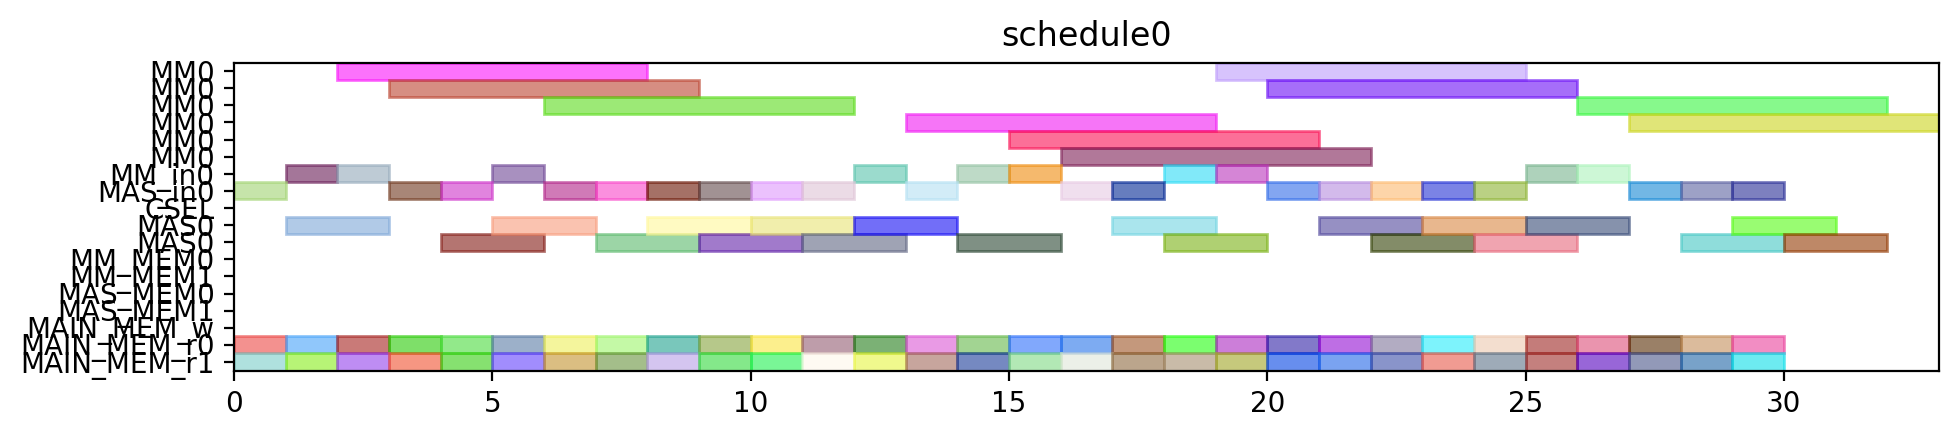

This chart was generated by the following Python code:
from pyschedule import Scenario, solvers, plotters, alt


def solve():
	horizon = 131
	S = Scenario("schedule0", horizon=horizon)

	# resource
	MM = S.Resources('MM', num=1, size=6)
	MM_in = S.Resources('MM_in', num=1)
	MAS_in = S.Resources('MAS_in', num=1)
	CSEL = S.Resource('CSEL')
	MAS = S.Resources('MAS', num=1, size=2, periods=range(1, horizon))
	MM_MEM = S.Resources('MM_MEM', num=2)
	MAS_MEM = S.Resources('MAS_MEM', num=2)
	MAIN_MEM_w = S.Resource('MAIN_MEM_w', size=1)
	MAIN_MEM_r = S.Resources('MAIN_MEM_r', num=2)

	# result of previous scheduling

	# new tasks
	c_aa_a1_0 = S.Task('c_aa_a1_0', length=2, delay_cost=1)
	c_aa_a1_0 += alt(MAS)
	c_aa_a1_0_in = S.Task('c_aa_a1_0_in', length=1, delay_cost=1)
	c_aa_a1_0_in += alt(MAS_in)
	S += c_aa_a1_0_in*MAS_in[0]<=c_aa_a1_0*MAS[0]

	c_aa_a1_0_mem0 = S.Task('c_aa_a1_0_mem0', length=1, delay_cost=1)
	c_aa_a1_0_mem0 += MAIN_MEM_r[0]
	S += c_aa_a1_0_mem0 <= c_aa_a1_0

	c_aa_a1_0_mem1 = S.Task('c_aa_a1_0_mem1', length=1, delay_cost=1)
	c_aa_a1_0_mem1 += MAIN_MEM_r[1]
	S += c_aa_a1_0_mem1 <= c_aa_a1_0

	c_aa_a1_1 = S.Task('c_aa_a1_1', length=2, delay_cost=1)
	c_aa_a1_1 += alt(MAS)
	c_aa_a1_1_in = S.Task('c_aa_a1_1_in', length=1, delay_cost=1)
	c_aa_a1_1_in += alt(MAS_in)
	S += c_aa_a1_1_in*MAS_in[0]<=c_aa_a1_1*MAS[0]

	c_aa_a1_1_mem0 = S.Task('c_aa_a1_1_mem0', length=1, delay_cost=1)
	c_aa_a1_1_mem0 += MAIN_MEM_r[0]
	S += c_aa_a1_1_mem0 <= c_aa_a1_1

	c_aa_a1_1_mem1 = S.Task('c_aa_a1_1_mem1', length=1, delay_cost=1)
	c_aa_a1_1_mem1 += MAIN_MEM_r[1]
	S += c_aa_a1_1_mem1 <= c_aa_a1_1

	c_aa_t10 = S.Task('c_aa_t10', length=2, delay_cost=1)
	c_aa_t10 += alt(MAS)
	c_aa_t10_in = S.Task('c_aa_t10_in', length=1, delay_cost=1)
	c_aa_t10_in += alt(MAS_in)
	S += c_aa_t10_in*MAS_in[0]<=c_aa_t10*MAS[0]

	c_aa_t10_mem0 = S.Task('c_aa_t10_mem0', length=1, delay_cost=1)
	c_aa_t10_mem0 += MAIN_MEM_r[0]
	S += c_aa_t10_mem0 <= c_aa_t10

	c_aa_t10_mem1 = S.Task('c_aa_t10_mem1', length=1, delay_cost=1)
	c_aa_t10_mem1 += MAIN_MEM_r[1]
	S += c_aa_t10_mem1 <= c_aa_t10

	c_aa_t11 = S.Task('c_aa_t11', length=2, delay_cost=1)
	c_aa_t11 += alt(MAS)
	c_aa_t11_in = S.Task('c_aa_t11_in', length=1, delay_cost=1)
	c_aa_t11_in += alt(MAS_in)
	S += c_aa_t11_in*MAS_in[0]<=c_aa_t11*MAS[0]

	c_aa_t11_mem0 = S.Task('c_aa_t11_mem0', length=1, delay_cost=1)
	c_aa_t11_mem0 += MAIN_MEM_r[0]
	S += c_aa_t11_mem0 <= c_aa_t11

	c_aa_t11_mem1 = S.Task('c_aa_t11_mem1', length=1, delay_cost=1)
	c_aa_t11_mem1 += MAIN_MEM_r[1]
	S += c_aa_t11_mem1 <= c_aa_t11

	c_aa_t3_t0 = S.Task('c_aa_t3_t0', length=6, delay_cost=1)
	c_aa_t3_t0 += alt(MM)
	c_aa_t3_t0_in = S.Task('c_aa_t3_t0_in', length=1, delay_cost=1)
	c_aa_t3_t0_in += alt(MM_in)
	S += c_aa_t3_t0_in*MM_in[0]<=c_aa_t3_t0*MM[0]
	c_aa_t3_t0_mem0 = S.Task('c_aa_t3_t0_mem0', length=1, delay_cost=1)
	c_aa_t3_t0_mem0 += MAIN_MEM_r[0]
	S += c_aa_t3_t0_mem0 <= c_aa_t3_t0

	c_aa_t3_t0_mem1 = S.Task('c_aa_t3_t0_mem1', length=1, delay_cost=1)
	c_aa_t3_t0_mem1 += MAIN_MEM_r[1]
	S += c_aa_t3_t0_mem1 <= c_aa_t3_t0

	c_aa_t3_t1 = S.Task('c_aa_t3_t1', length=6, delay_cost=1)
	c_aa_t3_t1 += alt(MM)
	c_aa_t3_t1_in = S.Task('c_aa_t3_t1_in', length=1, delay_cost=1)
	c_aa_t3_t1_in += alt(MM_in)
	S += c_aa_t3_t1_in*MM_in[0]<=c_aa_t3_t1*MM[0]
	c_aa_t3_t1_mem0 = S.Task('c_aa_t3_t1_mem0', length=1, delay_cost=1)
	c_aa_t3_t1_mem0 += MAIN_MEM_r[0]
	S += c_aa_t3_t1_mem0 <= c_aa_t3_t1

	c_aa_t3_t1_mem1 = S.Task('c_aa_t3_t1_mem1', length=1, delay_cost=1)
	c_aa_t3_t1_mem1 += MAIN_MEM_r[1]
	S += c_aa_t3_t1_mem1 <= c_aa_t3_t1

	c_aa_t3_t2 = S.Task('c_aa_t3_t2', length=2, delay_cost=1)
	c_aa_t3_t2 += alt(MAS)
	c_aa_t3_t2_in = S.Task('c_aa_t3_t2_in', length=1, delay_cost=1)
	c_aa_t3_t2_in += alt(MAS_in)
	S += c_aa_t3_t2_in*MAS_in[0]<=c_aa_t3_t2*MAS[0]

	c_aa_t3_t2_mem0 = S.Task('c_aa_t3_t2_mem0', length=1, delay_cost=1)
	c_aa_t3_t2_mem0 += MAIN_MEM_r[0]
	S += c_aa_t3_t2_mem0 <= c_aa_t3_t2

	c_aa_t3_t2_mem1 = S.Task('c_aa_t3_t2_mem1', length=1, delay_cost=1)
	c_aa_t3_t2_mem1 += MAIN_MEM_r[1]
	S += c_aa_t3_t2_mem1 <= c_aa_t3_t2

	c_aa_t3_t3 = S.Task('c_aa_t3_t3', length=2, delay_cost=1)
	c_aa_t3_t3 += alt(MAS)
	c_aa_t3_t3_in = S.Task('c_aa_t3_t3_in', length=1, delay_cost=1)
	c_aa_t3_t3_in += alt(MAS_in)
	S += c_aa_t3_t3_in*MAS_in[0]<=c_aa_t3_t3*MAS[0]

	c_aa_t3_t3_mem0 = S.Task('c_aa_t3_t3_mem0', length=1, delay_cost=1)
	c_aa_t3_t3_mem0 += MAIN_MEM_r[0]
	S += c_aa_t3_t3_mem0 <= c_aa_t3_t3

	c_aa_t3_t3_mem1 = S.Task('c_aa_t3_t3_mem1', length=1, delay_cost=1)
	c_aa_t3_t3_mem1 += MAIN_MEM_r[1]
	S += c_aa_t3_t3_mem1 <= c_aa_t3_t3

	c_bb_a1_0 = S.Task('c_bb_a1_0', length=2, delay_cost=1)
	c_bb_a1_0 += alt(MAS)
	c_bb_a1_0_in = S.Task('c_bb_a1_0_in', length=1, delay_cost=1)
	c_bb_a1_0_in += alt(MAS_in)
	S += c_bb_a1_0_in*MAS_in[0]<=c_bb_a1_0*MAS[0]

	c_bb_a1_0_mem0 = S.Task('c_bb_a1_0_mem0', length=1, delay_cost=1)
	c_bb_a1_0_mem0 += MAIN_MEM_r[0]
	S += c_bb_a1_0_mem0 <= c_bb_a1_0

	c_bb_a1_0_mem1 = S.Task('c_bb_a1_0_mem1', length=1, delay_cost=1)
	c_bb_a1_0_mem1 += MAIN_MEM_r[1]
	S += c_bb_a1_0_mem1 <= c_bb_a1_0

	c_bb_a1_1 = S.Task('c_bb_a1_1', length=2, delay_cost=1)
	c_bb_a1_1 += alt(MAS)
	c_bb_a1_1_in = S.Task('c_bb_a1_1_in', length=1, delay_cost=1)
	c_bb_a1_1_in += alt(MAS_in)
	S += c_bb_a1_1_in*MAS_in[0]<=c_bb_a1_1*MAS[0]

	c_bb_a1_1_mem0 = S.Task('c_bb_a1_1_mem0', length=1, delay_cost=1)
	c_bb_a1_1_mem0 += MAIN_MEM_r[0]
	S += c_bb_a1_1_mem0 <= c_bb_a1_1

	c_bb_a1_1_mem1 = S.Task('c_bb_a1_1_mem1', length=1, delay_cost=1)
	c_bb_a1_1_mem1 += MAIN_MEM_r[1]
	S += c_bb_a1_1_mem1 <= c_bb_a1_1

	c_bb_t10 = S.Task('c_bb_t10', length=2, delay_cost=1)
	c_bb_t10 += alt(MAS)
	c_bb_t10_in = S.Task('c_bb_t10_in', length=1, delay_cost=1)
	c_bb_t10_in += alt(MAS_in)
	S += c_bb_t10_in*MAS_in[0]<=c_bb_t10*MAS[0]

	c_bb_t10_mem0 = S.Task('c_bb_t10_mem0', length=1, delay_cost=1)
	c_bb_t10_mem0 += MAIN_MEM_r[0]
	S += c_bb_t10_mem0 <= c_bb_t10

	c_bb_t10_mem1 = S.Task('c_bb_t10_mem1', length=1, delay_cost=1)
	c_bb_t10_mem1 += MAIN_MEM_r[1]
	S += c_bb_t10_mem1 <= c_bb_t10

	c_bb_t11 = S.Task('c_bb_t11', length=2, delay_cost=1)
	c_bb_t11 += alt(MAS)
	c_bb_t11_in = S.Task('c_bb_t11_in', length=1, delay_cost=1)
	c_bb_t11_in += alt(MAS_in)
	S += c_bb_t11_in*MAS_in[0]<=c_bb_t11*MAS[0]

	c_bb_t11_mem0 = S.Task('c_bb_t11_mem0', length=1, delay_cost=1)
	c_bb_t11_mem0 += MAIN_MEM_r[0]
	S += c_bb_t11_mem0 <= c_bb_t11

	c_bb_t11_mem1 = S.Task('c_bb_t11_mem1', length=1, delay_cost=1)
	c_bb_t11_mem1 += MAIN_MEM_r[1]
	S += c_bb_t11_mem1 <= c_bb_t11

	c_bb_t3_t0 = S.Task('c_bb_t3_t0', length=6, delay_cost=1)
	c_bb_t3_t0 += alt(MM)
	c_bb_t3_t0_in = S.Task('c_bb_t3_t0_in', length=1, delay_cost=1)
	c_bb_t3_t0_in += alt(MM_in)
	S += c_bb_t3_t0_in*MM_in[0]<=c_bb_t3_t0*MM[0]
	c_bb_t3_t0_mem0 = S.Task('c_bb_t3_t0_mem0', length=1, delay_cost=1)
	c_bb_t3_t0_mem0 += MAIN_MEM_r[0]
	S += c_bb_t3_t0_mem0 <= c_bb_t3_t0

	c_bb_t3_t0_mem1 = S.Task('c_bb_t3_t0_mem1', length=1, delay_cost=1)
	c_bb_t3_t0_mem1 += MAIN_MEM_r[1]
	S += c_bb_t3_t0_mem1 <= c_bb_t3_t0

	c_bb_t3_t1 = S.Task('c_bb_t3_t1', length=6, delay_cost=1)
	c_bb_t3_t1 += alt(MM)
	c_bb_t3_t1_in = S.Task('c_bb_t3_t1_in', length=1, delay_cost=1)
	c_bb_t3_t1_in += alt(MM_in)
	S += c_bb_t3_t1_in*MM_in[0]<=c_bb_t3_t1*MM[0]
	c_bb_t3_t1_mem0 = S.Task('c_bb_t3_t1_mem0', length=1, delay_cost=1)
	c_bb_t3_t1_mem0 += MAIN_MEM_r[0]
	S += c_bb_t3_t1_mem0 <= c_bb_t3_t1

	c_bb_t3_t1_mem1 = S.Task('c_bb_t3_t1_mem1', length=1, delay_cost=1)
	c_bb_t3_t1_mem1 += MAIN_MEM_r[1]
	S += c_bb_t3_t1_mem1 <= c_bb_t3_t1

	c_bb_t3_t2 = S.Task('c_bb_t3_t2', length=2, delay_cost=1)
	c_bb_t3_t2 += alt(MAS)
	c_bb_t3_t2_in = S.Task('c_bb_t3_t2_in', length=1, delay_cost=1)
	c_bb_t3_t2_in += alt(MAS_in)
	S += c_bb_t3_t2_in*MAS_in[0]<=c_bb_t3_t2*MAS[0]

	c_bb_t3_t2_mem0 = S.Task('c_bb_t3_t2_mem0', length=1, delay_cost=1)
	c_bb_t3_t2_mem0 += MAIN_MEM_r[0]
	S += c_bb_t3_t2_mem0 <= c_bb_t3_t2

	c_bb_t3_t2_mem1 = S.Task('c_bb_t3_t2_mem1', length=1, delay_cost=1)
	c_bb_t3_t2_mem1 += MAIN_MEM_r[1]
	S += c_bb_t3_t2_mem1 <= c_bb_t3_t2

	c_bb_t3_t3 = S.Task('c_bb_t3_t3', length=2, delay_cost=1)
	c_bb_t3_t3 += alt(MAS)
	c_bb_t3_t3_in = S.Task('c_bb_t3_t3_in', length=1, delay_cost=1)
	c_bb_t3_t3_in += alt(MAS_in)
	S += c_bb_t3_t3_in*MAS_in[0]<=c_bb_t3_t3*MAS[0]

	c_bb_t3_t3_mem0 = S.Task('c_bb_t3_t3_mem0', length=1, delay_cost=1)
	c_bb_t3_t3_mem0 += MAIN_MEM_r[0]
	S += c_bb_t3_t3_mem0 <= c_bb_t3_t3

	c_bb_t3_t3_mem1 = S.Task('c_bb_t3_t3_mem1', length=1, delay_cost=1)
	c_bb_t3_t3_mem1 += MAIN_MEM_r[1]
	S += c_bb_t3_t3_mem1 <= c_bb_t3_t3

	c_cc_a1_0 = S.Task('c_cc_a1_0', length=2, delay_cost=1)
	c_cc_a1_0 += alt(MAS)
	c_cc_a1_0_in = S.Task('c_cc_a1_0_in', length=1, delay_cost=1)
	c_cc_a1_0_in += alt(MAS_in)
	S += c_cc_a1_0_in*MAS_in[0]<=c_cc_a1_0*MAS[0]

	c_cc_a1_0_mem0 = S.Task('c_cc_a1_0_mem0', length=1, delay_cost=1)
	c_cc_a1_0_mem0 += MAIN_MEM_r[0]
	S += c_cc_a1_0_mem0 <= c_cc_a1_0

	c_cc_a1_0_mem1 = S.Task('c_cc_a1_0_mem1', length=1, delay_cost=1)
	c_cc_a1_0_mem1 += MAIN_MEM_r[1]
	S += c_cc_a1_0_mem1 <= c_cc_a1_0

	c_cc_a1_1 = S.Task('c_cc_a1_1', length=2, delay_cost=1)
	c_cc_a1_1 += alt(MAS)
	c_cc_a1_1_in = S.Task('c_cc_a1_1_in', length=1, delay_cost=1)
	c_cc_a1_1_in += alt(MAS_in)
	S += c_cc_a1_1_in*MAS_in[0]<=c_cc_a1_1*MAS[0]

	c_cc_a1_1_mem0 = S.Task('c_cc_a1_1_mem0', length=1, delay_cost=1)
	c_cc_a1_1_mem0 += MAIN_MEM_r[0]
	S += c_cc_a1_1_mem0 <= c_cc_a1_1

	c_cc_a1_1_mem1 = S.Task('c_cc_a1_1_mem1', length=1, delay_cost=1)
	c_cc_a1_1_mem1 += MAIN_MEM_r[1]
	S += c_cc_a1_1_mem1 <= c_cc_a1_1

	c_cc_t10 = S.Task('c_cc_t10', length=2, delay_cost=1)
	c_cc_t10 += alt(MAS)
	c_cc_t10_in = S.Task('c_cc_t10_in', length=1, delay_cost=1)
	c_cc_t10_in += alt(MAS_in)
	S += c_cc_t10_in*MAS_in[0]<=c_cc_t10*MAS[0]

	c_cc_t10_mem0 = S.Task('c_cc_t10_mem0', length=1, delay_cost=1)
	c_cc_t10_mem0 += MAIN_MEM_r[0]
	S += c_cc_t10_mem0 <= c_cc_t10

	c_cc_t10_mem1 = S.Task('c_cc_t10_mem1', length=1, delay_cost=1)
	c_cc_t10_mem1 += MAIN_MEM_r[1]
	S += c_cc_t10_mem1 <= c_cc_t10

	c_cc_t11 = S.Task('c_cc_t11', length=2, delay_cost=1)
	c_cc_t11 += alt(MAS)
	c_cc_t11_in = S.Task('c_cc_t11_in', length=1, delay_cost=1)
	c_cc_t11_in += alt(MAS_in)
	S += c_cc_t11_in*MAS_in[0]<=c_cc_t11*MAS[0]

	c_cc_t11_mem0 = S.Task('c_cc_t11_mem0', length=1, delay_cost=1)
	c_cc_t11_mem0 += MAIN_MEM_r[0]
	S += c_cc_t11_mem0 <= c_cc_t11

	c_cc_t11_mem1 = S.Task('c_cc_t11_mem1', length=1, delay_cost=1)
	c_cc_t11_mem1 += MAIN_MEM_r[1]
	S += c_cc_t11_mem1 <= c_cc_t11

	c_cc_t3_t0 = S.Task('c_cc_t3_t0', length=6, delay_cost=1)
	c_cc_t3_t0 += alt(MM)
	c_cc_t3_t0_in = S.Task('c_cc_t3_t0_in', length=1, delay_cost=1)
	c_cc_t3_t0_in += alt(MM_in)
	S += c_cc_t3_t0_in*MM_in[0]<=c_cc_t3_t0*MM[0]
	c_cc_t3_t0_mem0 = S.Task('c_cc_t3_t0_mem0', length=1, delay_cost=1)
	c_cc_t3_t0_mem0 += MAIN_MEM_r[0]
	S += c_cc_t3_t0_mem0 <= c_cc_t3_t0

	c_cc_t3_t0_mem1 = S.Task('c_cc_t3_t0_mem1', length=1, delay_cost=1)
	c_cc_t3_t0_mem1 += MAIN_MEM_r[1]
	S += c_cc_t3_t0_mem1 <= c_cc_t3_t0

	c_cc_t3_t1 = S.Task('c_cc_t3_t1', length=6, delay_cost=1)
	c_cc_t3_t1 += alt(MM)
	c_cc_t3_t1_in = S.Task('c_cc_t3_t1_in', length=1, delay_cost=1)
	c_cc_t3_t1_in += alt(MM_in)
	S += c_cc_t3_t1_in*MM_in[0]<=c_cc_t3_t1*MM[0]
	c_cc_t3_t1_mem0 = S.Task('c_cc_t3_t1_mem0', length=1, delay_cost=1)
	c_cc_t3_t1_mem0 += MAIN_MEM_r[0]
	S += c_cc_t3_t1_mem0 <= c_cc_t3_t1

	c_cc_t3_t1_mem1 = S.Task('c_cc_t3_t1_mem1', length=1, delay_cost=1)
	c_cc_t3_t1_mem1 += MAIN_MEM_r[1]
	S += c_cc_t3_t1_mem1 <= c_cc_t3_t1

	c_cc_t3_t2 = S.Task('c_cc_t3_t2', length=2, delay_cost=1)
	c_cc_t3_t2 += alt(MAS)
	c_cc_t3_t2_in = S.Task('c_cc_t3_t2_in', length=1, delay_cost=1)
	c_cc_t3_t2_in += alt(MAS_in)
	S += c_cc_t3_t2_in*MAS_in[0]<=c_cc_t3_t2*MAS[0]

	c_cc_t3_t2_mem0 = S.Task('c_cc_t3_t2_mem0', length=1, delay_cost=1)
	c_cc_t3_t2_mem0 += MAIN_MEM_r[0]
	S += c_cc_t3_t2_mem0 <= c_cc_t3_t2

	c_cc_t3_t2_mem1 = S.Task('c_cc_t3_t2_mem1', length=1, delay_cost=1)
	c_cc_t3_t2_mem1 += MAIN_MEM_r[1]
	S += c_cc_t3_t2_mem1 <= c_cc_t3_t2

	c_cc_t3_t3 = S.Task('c_cc_t3_t3', length=2, delay_cost=1)
	c_cc_t3_t3 += alt(MAS)
	c_cc_t3_t3_in = S.Task('c_cc_t3_t3_in', length=1, delay_cost=1)
	c_cc_t3_t3_in += alt(MAS_in)
	S += c_cc_t3_t3_in*MAS_in[0]<=c_cc_t3_t3*MAS[0]

	c_cc_t3_t3_mem0 = S.Task('c_cc_t3_t3_mem0', length=1, delay_cost=1)
	c_cc_t3_t3_mem0 += MAIN_MEM_r[0]
	S += c_cc_t3_t3_mem0 <= c_cc_t3_t3

	c_cc_t3_t3_mem1 = S.Task('c_cc_t3_t3_mem1', length=1, delay_cost=1)
	c_cc_t3_t3_mem1 += MAIN_MEM_r[1]
	S += c_cc_t3_t3_mem1 <= c_cc_t3_t3

	c_ab_t0_t0 = S.Task('c_ab_t0_t0', length=6, delay_cost=1)
	c_ab_t0_t0 += alt(MM)
	c_ab_t0_t0_in = S.Task('c_ab_t0_t0_in', length=1, delay_cost=1)
	c_ab_t0_t0_in += alt(MM_in)
	S += c_ab_t0_t0_in*MM_in[0]<=c_ab_t0_t0*MM[0]
	c_ab_t0_t0_mem0 = S.Task('c_ab_t0_t0_mem0', length=1, delay_cost=1)
	c_ab_t0_t0_mem0 += MAIN_MEM_r[0]
	S += c_ab_t0_t0_mem0 <= c_ab_t0_t0

	c_ab_t0_t0_mem1 = S.Task('c_ab_t0_t0_mem1', length=1, delay_cost=1)
	c_ab_t0_t0_mem1 += MAIN_MEM_r[1]
	S += c_ab_t0_t0_mem1 <= c_ab_t0_t0

	c_ab_t0_t1 = S.Task('c_ab_t0_t1', length=6, delay_cost=1)
	c_ab_t0_t1 += alt(MM)
	c_ab_t0_t1_in = S.Task('c_ab_t0_t1_in', length=1, delay_cost=1)
	c_ab_t0_t1_in += alt(MM_in)
	S += c_ab_t0_t1_in*MM_in[0]<=c_ab_t0_t1*MM[0]
	c_ab_t0_t1_mem0 = S.Task('c_ab_t0_t1_mem0', length=1, delay_cost=1)
	c_ab_t0_t1_mem0 += MAIN_MEM_r[0]
	S += c_ab_t0_t1_mem0 <= c_ab_t0_t1

	c_ab_t0_t1_mem1 = S.Task('c_ab_t0_t1_mem1', length=1, delay_cost=1)
	c_ab_t0_t1_mem1 += MAIN_MEM_r[1]
	S += c_ab_t0_t1_mem1 <= c_ab_t0_t1

	c_ab_t0_t2 = S.Task('c_ab_t0_t2', length=2, delay_cost=1)
	c_ab_t0_t2 += alt(MAS)
	c_ab_t0_t2_in = S.Task('c_ab_t0_t2_in', length=1, delay_cost=1)
	c_ab_t0_t2_in += alt(MAS_in)
	S += c_ab_t0_t2_in*MAS_in[0]<=c_ab_t0_t2*MAS[0]

	c_ab_t0_t2_mem0 = S.Task('c_ab_t0_t2_mem0', length=1, delay_cost=1)
	c_ab_t0_t2_mem0 += MAIN_MEM_r[0]
	S += c_ab_t0_t2_mem0 <= c_ab_t0_t2

	c_ab_t0_t2_mem1 = S.Task('c_ab_t0_t2_mem1', length=1, delay_cost=1)
	c_ab_t0_t2_mem1 += MAIN_MEM_r[1]
	S += c_ab_t0_t2_mem1 <= c_ab_t0_t2

	c_ab_t0_t3 = S.Task('c_ab_t0_t3', length=2, delay_cost=1)
	c_ab_t0_t3 += alt(MAS)
	c_ab_t0_t3_in = S.Task('c_ab_t0_t3_in', length=1, delay_cost=1)
	c_ab_t0_t3_in += alt(MAS_in)
	S += c_ab_t0_t3_in*MAS_in[0]<=c_ab_t0_t3*MAS[0]

	c_ab_t0_t3_mem0 = S.Task('c_ab_t0_t3_mem0', length=1, delay_cost=1)
	c_ab_t0_t3_mem0 += MAIN_MEM_r[0]
	S += c_ab_t0_t3_mem0 <= c_ab_t0_t3

	c_ab_t0_t3_mem1 = S.Task('c_ab_t0_t3_mem1', length=1, delay_cost=1)
	c_ab_t0_t3_mem1 += MAIN_MEM_r[1]
	S += c_ab_t0_t3_mem1 <= c_ab_t0_t3

	c_ab_t1_t0 = S.Task('c_ab_t1_t0', length=6, delay_cost=1)
	c_ab_t1_t0 += alt(MM)
	c_ab_t1_t0_in = S.Task('c_ab_t1_t0_in', length=1, delay_cost=1)
	c_ab_t1_t0_in += alt(MM_in)
	S += c_ab_t1_t0_in*MM_in[0]<=c_ab_t1_t0*MM[0]
	c_ab_t1_t0_mem0 = S.Task('c_ab_t1_t0_mem0', length=1, delay_cost=1)
	c_ab_t1_t0_mem0 += MAIN_MEM_r[0]
	S += c_ab_t1_t0_mem0 <= c_ab_t1_t0

	c_ab_t1_t0_mem1 = S.Task('c_ab_t1_t0_mem1', length=1, delay_cost=1)
	c_ab_t1_t0_mem1 += MAIN_MEM_r[1]
	S += c_ab_t1_t0_mem1 <= c_ab_t1_t0

	c_ab_t1_t1 = S.Task('c_ab_t1_t1', length=6, delay_cost=1)
	c_ab_t1_t1 += alt(MM)
	c_ab_t1_t1_in = S.Task('c_ab_t1_t1_in', length=1, delay_cost=1)
	c_ab_t1_t1_in += alt(MM_in)
	S += c_ab_t1_t1_in*MM_in[0]<=c_ab_t1_t1*MM[0]
	c_ab_t1_t1_mem0 = S.Task('c_ab_t1_t1_mem0', length=1, delay_cost=1)
	c_ab_t1_t1_mem0 += MAIN_MEM_r[0]
	S += c_ab_t1_t1_mem0 <= c_ab_t1_t1

	c_ab_t1_t1_mem1 = S.Task('c_ab_t1_t1_mem1', length=1, delay_cost=1)
	c_ab_t1_t1_mem1 += MAIN_MEM_r[1]
	S += c_ab_t1_t1_mem1 <= c_ab_t1_t1

	solvers.mip.solve(S,msg=1,kind='CPLEX',ratio_gap=1.01)

	solution = [['hoge']*len(S.solution()[1]) for i in range(len(S.solution()))]
	for i in range(len(S.solution())):
		for j in range(len(S.solution()[i])):
			solution[i][j]=str(S.solution()[i][j])
	print(solution)

	cycles = int(solution[-1][3])

	pic_file_name = "/mnt/rose/usr1/fukuda/ABE/multiRAM_multiMAS_16mux/scheduling_result/stage6MM1_stage2MAS1/FP12_INV_BEFORE_FPINV/schedule0.png"
	if(S.solution() != []):
		plotters.matplotlib.plot(S,img_filename=pic_file_name, show_task_labels=False, fig_size=(cycles*0.25+3, 2))

	return solution
